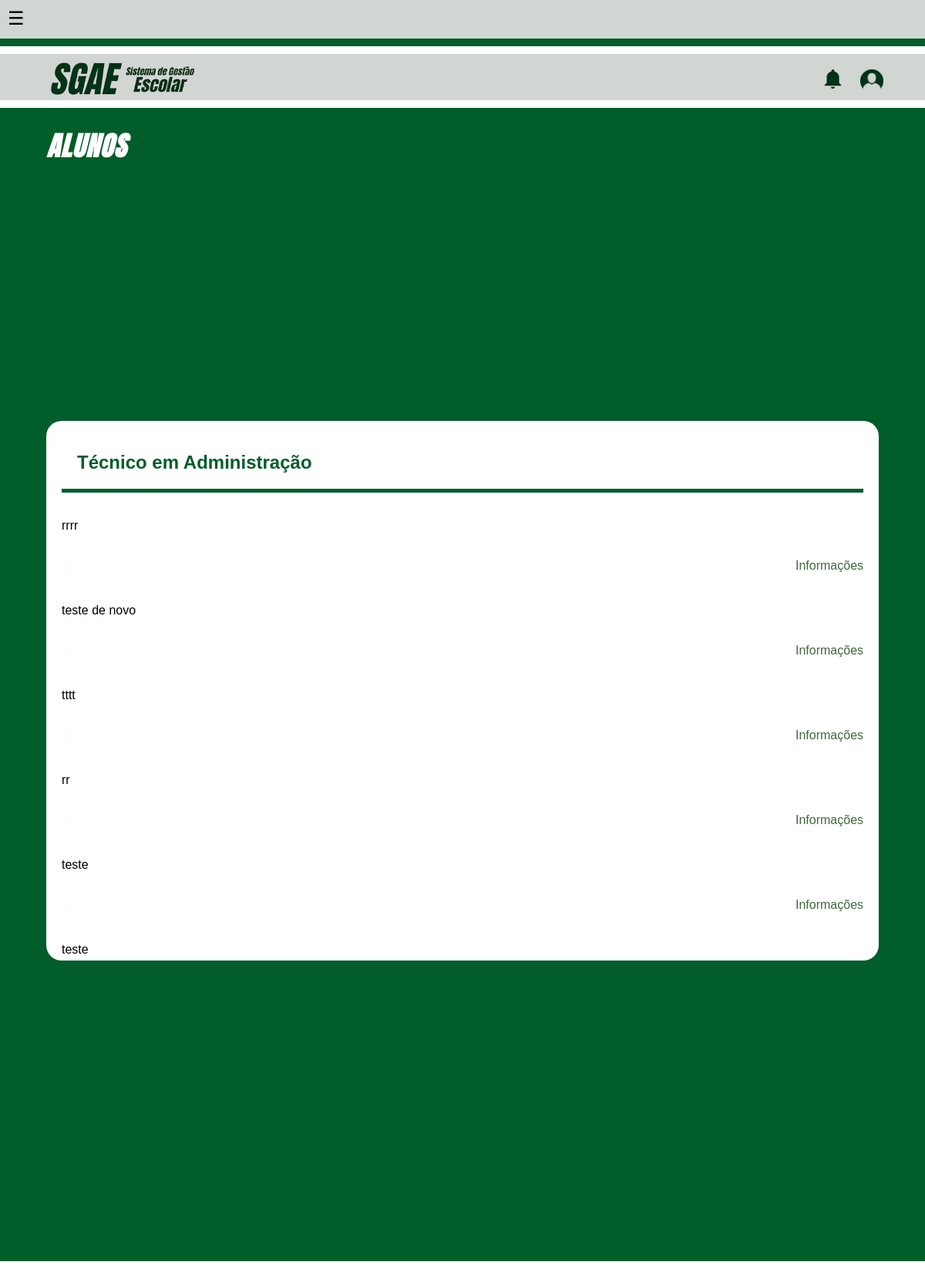
Screenshot of /PPInte/alunos.php with the database file from the repository.
### tables this page shows
CREATE TABLE `aluno` (
  `matricula` int(11) NOT NULL,
  `telefone` varchar(30) NOT NULL,
  `email` varchar(45) NOT NULL,
  `nome` varchar(45) NOT NULL,
  `genero` varchar(45) NOT NULL,
  `cidade` varchar(45) NOT NULL,
  `dataNasc` varchar(20) NOT NULL,
  `moradia` varchar(45) DEFAULT NULL,
  `cota` varchar(45) DEFAULT NULL,
  `bolsa` varchar(45) DEFAULT NULL,
  `orientador` varchar(45) DEFAULT NULL,
  `reprovacao` varchar(45) DEFAULT NULL,
  `equipTI` varchar(45) DEFAULT NULL,
  `estagio` varchar(255) DEFAULT NULL,
  `cpf` varchar(11) NOT NULL,
  `acompanhamento` varchar(255) DEFAULT NULL
);

### PPInte/alunos.php (the view, shortened to what this page needs)
<?php
    require('config.php');
    $AlunoSQL = "select * from aluno";
    $Ares = $conn->query($AlunoSQL) or die($conn->error);
    ?>
    <!DOCTYPE html>
            <html lang="pt-BR">
            <head>
                <link rel="stylesheet" href="alunos.css">
            </head>
            <body>
                <div class="top-bar">
                    <div class="menu-container">
                        <div class="menu-abriricon" onclick="openMenu()">☰</div>
                    </div>
                </div>
                <div class="green-bar"></div>
                <div class="bottom-bar">
                <div class="iconeNotificacao">
                        <img src="Imagens/Notificacao.png">
                    </div>
                    <div class="iconeTitulo">
                        <img src="Imagens/Titulo.png">
                    </div>
                    <div class="iconePerfil">
                        <img src="Imagens/Perfil.png">
                    </div>
                </div>
                <div class="new-green-bar">
                    <div class="Titulo-Alunos">
                        <h1>ALUNOS</h1>
                    </div>
                </div>
                <div class="new-bottom-bar">
                    <div class="box-center">
                    <div class="outer-container">
        <div class="inner-container">
            <div class="title">Técnico em Administração</div>
        </div>
    </div>
    <div class="green-bar2"></div>
               <div class="InformaçõesProf";>
                            <?php
                                echo "<div>";
                                while($row = $Ares->fetch_object()){
                                    echo "<div> <br>";
                                    echo "<p>" . $row->nome . "</p>";
                                    echo "<div class='botaoinfo'>";
                                    echo "<br>";
                                    echo "<a href='aluno.php?id=". $row->matricula ."'>Informações</a>";
                                    echo "<div class='imagemBotao'>";
                                    echo "<img onclick=\"window.location.href='aluno.php?id=" . htmlspecialchars($row->matricula, ENT_QUOTES, 'UTF-8') . "'\" src='Imagens/Informacoes.png' alt='Informações'>";
                                    echo "</div>";
                                    echo "</div>";
                                }
                                echo "</div>";
                            ?>
                        </div>
                    </div>
                </div>
            </body>
            </html>

### PPInte/alunos.css (style rules this page uses)
.top-bar { width: 100%; height: 50px; background-color: #d2d6d3; position: relative; }
.green-bar { width: 100%; height: 10px; background-color: #015d29; position: relative; top: 0px; }
.green-bar2 { width: 100%; height: 5px; background-color: #015d29; position: relative; top: 0px; }
.bottom-bar { width: 100%; height: 60px; background-color: #d2d6d3; position: relative; top: 10px; }
.new-green-bar { width: 100%; height: 100px; background-color: #015d29; position: relative; top: 20px; }
.new-bottom-bar { width: 100%; height: 75vh; background-color: #015d29; position: relative; top: 20px; }
.box-center { width: 90%; height: 700px; background-color: white; position: relative; top: 47%; left: 50%; transform: translate(-50%, -50%); border-radius: 20px; box-sizing: border-box; padding: 20px; overflow: auto; }
.Titulo-Alunos h1 { font-size: 35px; color: White; position: absolute; font-family: 'Anton'; font-style: Italic; letter-spacing: 1px; top: 0px; left: 5%; }
.iconeTitulo img { width: 250px; height: auto; position: absolute; top: 10px; left: 50px; }
.iconeNotificacao img { width: 25px; height: auto; position: absolute; top: 20px; left: 89%; }
.iconePerfil img { width: 30px; height: auto; position: absolute; top: 20px; left: 93%; }
.menu-container { position: absolute; display: inline-block; }
.menu-abriricon { font-size: 24px; cursor: pointer; position: absolute; top: 10px; left: 10px; }
.botaoinfo { display: table-cell; text-align: center; }
.imagemBotao img { width: 20px; height: auto; transition: transform 0.3s ease; cursor: pointer; text-decoration: none; }
body { margin: 0; font-family: Arial, sans-serif; }
.botaoinfo a { cursor: pointer; text-decoration: none; color: #3C693C; text-align: right; position: absolute; left: 90%; }
.outer-container { width: 100%; margin: 20px; background-color: white; border-radius: 20px; }
.inner-container { background-color: #ffffff; }
.title { font-size: 24px; font-weight: bold; color: #015d29; margin: 0; width: 100%; box-sizing: border-box; }

### rows the page displays
aluno: nome "rrrr"
aluno: nome "teste de novo"
aluno: nome "tttt"
aluno: nome "rr"
aluno: nome "teste"
aluno: nome "teste"
